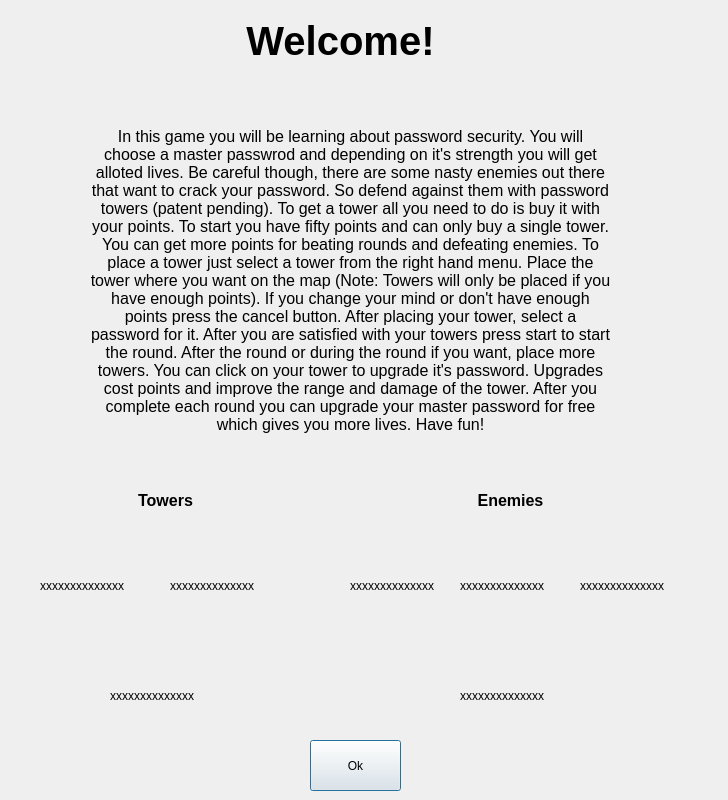
<?xml version="1.0" encoding="UTF-8"?>
<ui version="4.0">
 <class>startDialog</class>
 <widget class="QDialog" name="startDialog">
  <property name="geometry">
   <rect>
    <x>0</x>
    <y>0</y>
    <width>728</width>
    <height>800</height>
   </rect>
  </property>
  <property name="baseSize">
   <size>
    <width>0</width>
    <height>0</height>
   </size>
  </property>
  <property name="windowTitle">
   <string>Dialog</string>
  </property>
  <widget class="QPushButton" name="OkButton">
   <property name="geometry">
    <rect>
     <x>310</x>
     <y>740</y>
     <width>91</width>
     <height>51</height>
    </rect>
   </property>
   <property name="text">
    <string>Ok</string>
   </property>
  </widget>
  <widget class="QLabel" name="welcome">
   <property name="geometry">
    <rect>
     <x>220</x>
     <y>20</y>
     <width>241</width>
     <height>41</height>
    </rect>
   </property>
   <property name="font">
    <font>
     <pointsize>30</pointsize>
     <bold>true</bold>
    </font>
   </property>
   <property name="text">
    <string>Welcome!</string>
   </property>
   <property name="alignment">
    <set>Qt::AlignCenter</set>
   </property>
  </widget>
  <widget class="QLabel" name="text">
   <property name="geometry">
    <rect>
     <x>90</x>
     <y>80</y>
     <width>521</width>
     <height>401</height>
    </rect>
   </property>
   <property name="font">
    <font>
     <pointsize>12</pointsize>
    </font>
   </property>
   <property name="text">
    <string>In this game you will be learning about password security. You will choose a master passwrod and depending on it's strength you will get alloted lives. Be careful though, there are some nasty enemies out there that want to crack your password. So defend against them with password towers (patent pending). To get a tower all you need to do is buy it with your points. To start you have fifty points and can only buy a single tower. You can get more points for beating rounds and defeating enemies. To place a tower just select a tower from the right hand menu. Place the tower where you want on the map (Note: Towers will only be placed if you have enough points). If you change your mind or don't have enough points press the cancel button. After placing your tower, select a password for it. After you are satisfied with your towers press start to start the round. After the round or during the round if you want, place more towers. You can click on your tower to upgrade it's password. Upgrades cost points and improve the range and damage of the tower. After you complete each round you can upgrade your master password for free which gives you more lives. Have fun!</string>
   </property>
   <property name="alignment">
    <set>Qt::AlignCenter</set>
   </property>
   <property name="wordWrap">
    <bool>true</bool>
   </property>
  </widget>
  <widget class="QLabel" name="towers">
   <property name="geometry">
    <rect>
     <x>130</x>
     <y>490</y>
     <width>71</width>
     <height>20</height>
    </rect>
   </property>
   <property name="font">
    <font>
     <pointsize>12</pointsize>
     <bold>true</bold>
    </font>
   </property>
   <property name="text">
    <string>Towers</string>
   </property>
   <property name="alignment">
    <set>Qt::AlignCenter</set>
   </property>
  </widget>
  <widget class="QLabel" name="passwordTower">
   <property name="geometry">
    <rect>
     <x>110</x>
     <y>640</y>
     <width>101</width>
     <height>111</height>
    </rect>
   </property>
   <property name="text">
    <string>xxxxxxxxxxxxxx</string>
   </property>
  </widget>
  <widget class="QLabel" name="passwordTower_2">
   <property name="geometry">
    <rect>
     <x>40</x>
     <y>530</y>
     <width>101</width>
     <height>111</height>
    </rect>
   </property>
   <property name="text">
    <string>xxxxxxxxxxxxxx</string>
   </property>
  </widget>
  <widget class="QLabel" name="passwordTower_3">
   <property name="geometry">
    <rect>
     <x>170</x>
     <y>530</y>
     <width>101</width>
     <height>111</height>
    </rect>
   </property>
   <property name="text">
    <string>xxxxxxxxxxxxxx</string>
   </property>
  </widget>
  <widget class="QLabel" name="towers_2">
   <property name="geometry">
    <rect>
     <x>470</x>
     <y>490</y>
     <width>81</width>
     <height>20</height>
    </rect>
   </property>
   <property name="font">
    <font>
     <pointsize>12</pointsize>
     <bold>true</bold>
    </font>
   </property>
   <property name="text">
    <string>Enemies</string>
   </property>
   <property name="alignment">
    <set>Qt::AlignCenter</set>
   </property>
  </widget>
  <widget class="QLabel" name="passwordTower_4">
   <property name="geometry">
    <rect>
     <x>350</x>
     <y>530</y>
     <width>101</width>
     <height>111</height>
    </rect>
   </property>
   <property name="text">
    <string>xxxxxxxxxxxxxx</string>
   </property>
  </widget>
  <widget class="QLabel" name="passwordTower_5">
   <property name="geometry">
    <rect>
     <x>460</x>
     <y>530</y>
     <width>101</width>
     <height>111</height>
    </rect>
   </property>
   <property name="text">
    <string>xxxxxxxxxxxxxx</string>
   </property>
  </widget>
  <widget class="QLabel" name="passwordTower_6">
   <property name="geometry">
    <rect>
     <x>580</x>
     <y>530</y>
     <width>101</width>
     <height>111</height>
    </rect>
   </property>
   <property name="text">
    <string>xxxxxxxxxxxxxx</string>
   </property>
  </widget>
  <widget class="QLabel" name="passwordTower_7">
   <property name="geometry">
    <rect>
     <x>460</x>
     <y>640</y>
     <width>101</width>
     <height>111</height>
    </rect>
   </property>
   <property name="text">
    <string>xxxxxxxxxxxxxx</string>
   </property>
  </widget>
 </widget>
 <resources/>
 <connections/>
</ui>
